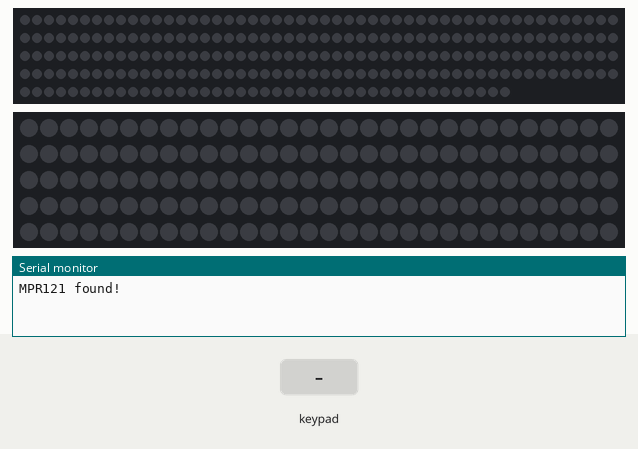
This sketch was run on a simulated Arduino Uno, built with avr-gcc and run on an emulated ATmega328P. Shown: 241 RGB LEDs in strip order, left to right, continuing on the next row, 150 RGB LEDs in strip order, left to right, continuing on the next row, the last lines printed to the serial monitor. The test bench sets the inputs (shaded band). Dim RGB values are drawn brighter than linear.

Above: at 1.2 s.
1.3 s: key '1' pressed
At 5.9 s:
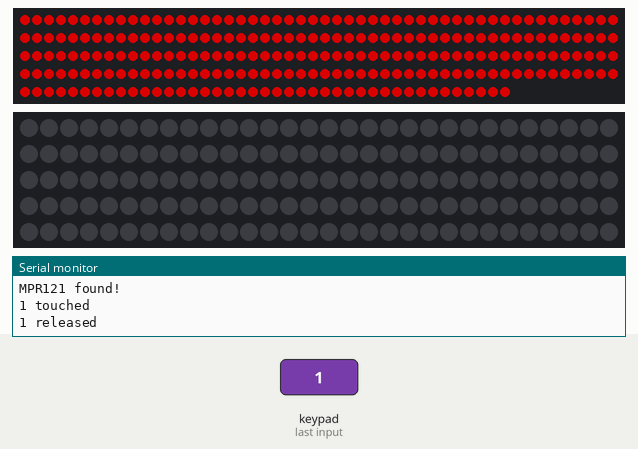
6.7 s: keypad keys 1 2 pressed 0.4 s apart
9.0 s: key 'B' pressed
12.0 s: keypad keys 1 2 A pressed 0.4 s apart
At 13.11 s:
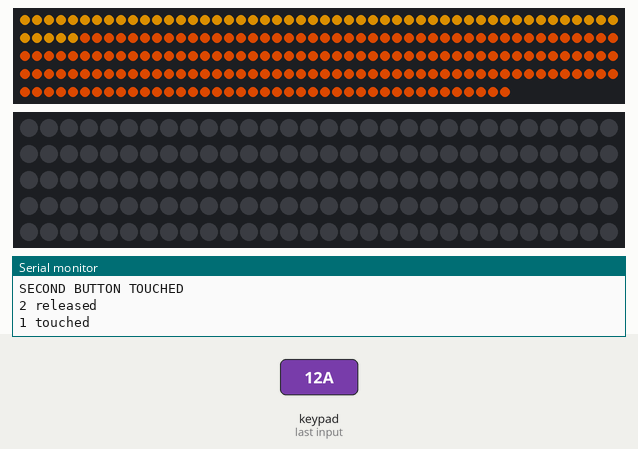
14.7 s: key '1' pressed
At 21.4 s:
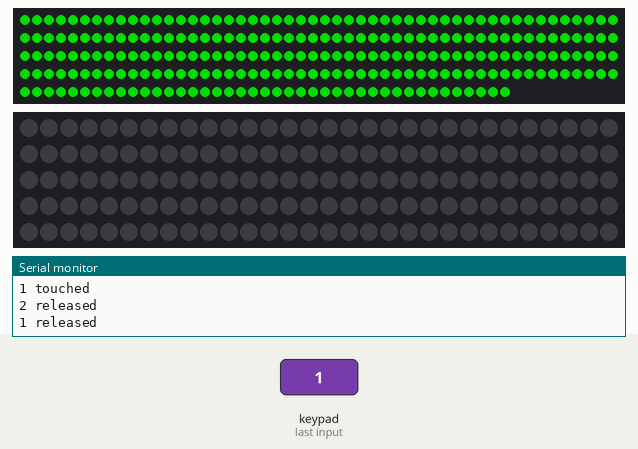
Timing chart, 0 to 21.7 s (numbered marks = the images above; inputs shaded):
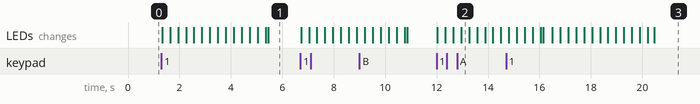

The sketch:

callitaday.ino
```cpp
/*  These sensors use I2C communicate, at least 2 pins are required to interface*/
#include <Adafruit_NeoPixel.h>
#ifdef __AVR__
#include <avr/power.h> // Required for 16 MHz Adafruit Trinket
#endif

#define PIXEL_PIN    9  // Digital IO pin connected to the NeoPixels.
#define PIXEL_PIN_2  7  // Digital IO pin connected to the NeoPixels.

#define PIXEL_COUNT_TALL 241 // Number of NeoPixels
#define PIXEL_COUNT_SHORT 150 // CHANGE

Adafruit_NeoPixel strip(PIXEL_COUNT_TALL, PIXEL_PIN, NEO_GRBW + NEO_KHZ800);// This declares the name of the led strip
Adafruit_NeoPixel strip2(PIXEL_COUNT_SHORT, PIXEL_PIN_2, NEO_GRBW + NEO_KHZ800) ;

int     mode     = 0;    // Different modes happen when the button is pushed
//////////////////////////////////////////////////////////////END OF BUTTON DECLARATIONS////////////////////////////////////////////////

#include <Wire.h>
#include "Adafruit_MPR121.h" //downloaded from Tools>Manage Libraries

#ifndef _BV
#define _BV(bit) (1 << (bit))
#endif


#ifndef _BV2
#define _BV2(bit)  (11 << (bit))
#endif

// You can have up to 4 on one i2c bus but one is enough for testing!
Adafruit_MPR121 cap = Adafruit_MPR121();/////Set up for touch sensor, same and Pin Input declaration
Adafruit_MPR121 cap2 = Adafruit_MPR121();

// Keeps track of the last pins touched
// so we know when buttons are 'released'
uint16_t lasttouched = 0;
uint16_t lasttouched2 = 0;

uint16_t currtouched = 0;
uint16_t currtouched2 = 0;
boolean newState;
 int releasedWaitingForTouch = 0;

void setup() {
  strip.begin(); // Initialize NeoPixel strip object (REQUIRED)
  strip2.begin();
  strip.show();  // Initialize all pixels to 'off'
  strip2.show();

  Serial.begin(9600);

//  cap.setThresholds(12, 6); //use begin(); to get it out
  // Default address is 0x5A, if tied to 3.3V its 0x5B
  // If tied to SDA its 0x5C and if SCL then 0x5D
  if (!cap.begin(0x5A)) { ///cap.begin(0x5A);
    ////   if (!cap.begin(0x5A)) {
    Serial.println("MPR121 not found, check wiring?");
    while (1);
  }
  Serial.println("MPR121 found!");
}

void loop() {
  // Get the currently touched pads
  currtouched = cap.touched();
  currtouched2 = cap2.touched();

  strip.setBrightness(145);
  strip2.setBrightness(145);
  uint8_t padnumber = 1;
  uint8_t padnumber2 = 11;

  for (uint8_t i = 0; i < 12; i++) {
    // it if *is* touched and *wasnt* touched before, alert!
    if ((currtouched & _BV(i)) && !(lasttouched & _BV(i)) ) {
      Serial.print(i); Serial.println(" touched");
    }
    // if it *was* touched and now *isnt*, alert!
    if (!(currtouched & _BV(i)) && (lasttouched & _BV(i)) ) {
      Serial.print(i); Serial.println(" released");
    }
  }

if ((currtouched2 & _BV2(padnumber2))  &&  !(lasttouched2 & _BV2(padnumber2)) )
{
  Serial.println("SECOND BUTTON TOUCHED");
}


  if  ((currtouched & _BV(padnumber)) && !(lasttouched & _BV(padnumber)) )
  {
    // Short delay to debounce button.
    delay(20);///was 20

      if (++mode > 9) mode = 0; // Advance to next mode, wrap around after #8
      switch (mode) {          // Start the new animation...
        case 0:
          /// newState = HIGH;
          colorWipe(strip.Color(  255,   255,   255), 5);    // White
          break;

        case 1:
          colorWipe(strip.Color(255,   0,   0), 5); // Red
                          break;
        case 2:
          colorWipe(strip.Color(255,   85,   0), 5); // Orange
          break;
        case 3:
          colorWipe(strip.Color(255,   165,   0), 5); // Yellow
          break;
        case 4:
          colorWipe(strip.Color(0,   255,   0), 5); // Green
          break;
        case 5:
          colorWipe(strip.Color(0,   170,   85), 5); // BlueGreen
          break;
        case 6:
          colorWipe(strip.Color(  0,   0,   255), 5); // Blue
          break;
        case 7:
          colorWipe(strip.Color(  85,   0,   170), 5); // Purple
          break;
        case 8:
          colorWipe(strip.Color(  170,   0,   85), 5); // Magenta
          break;
        case 9:
        boolean nottouched = true;
          rainbow(1);

          while (nottouched == true){

          for (long firstPixelHue = 0; firstPixelHue < 1 * 65536; firstPixelHue += 350) {   ///750 was 256 and 3
        for (int i = 0; i < strip.numPixels(); i++) { // For each pixel in strip...
        int pixelHue = firstPixelHue + (i * 65536L / strip.numPixels());///L equals the value passed above by pixel hue
        strip.setPixelColor(i, strip.gamma32(strip.ColorHSV(pixelHue)));
       }
      strip.show(); // Update strip with new contents
      delay(10);  // Pause for a moment

          if (cap.touched() & (1<<4) )
        { Serial.println("FARRT");
        nottouched = false;
       break;
        }

                   }

    }


      }
    }


  // reset our state
  lasttouched = currtouched;

  // comment out "return;" to look like "//return;" get detailed data from the sensor!//////////////////////////////SERIAL MONITOR PRINTOUT CODE/////////////////////////
  return;

  // debugging info, what
  Serial.print("\t\t\t\t\t\t\t\t\t\t\t\t\t 0x"); Serial.println(cap.touched(), HEX);
  Serial.print("Filt: ");
  for (uint8_t i = 0; i < 12; i++) {
    Serial.print(cap.filteredData(i)); Serial.print("\t");
  }
  Serial.println();
  Serial.print("Base: ");
  for (uint8_t i = 0; i < 12; i++) {
    Serial.print(cap.baselineData(i)); Serial.print("\t");
  }
  Serial.println();

  // put a delay so it isn't overwhelming
  delay(100);
}


// Fill strip pixels one after another with a color. Strip is NOT cleared
// first; anything there will be covered pixel by pixel. Pass in color
// (as a single 'packed' 32-bit value, which you can get by calling
// strip.Color(red, green, blue) as shown in the loop() function above),
// and a delay time (in milliseconds) between pixels.
void colorWipe(uint32_t color, int wait) {
  for (int i = 0; i < strip.numPixels(); i++) { // For each pixel in strip...
    strip.setPixelColor(i, color);         //  Set pixel's color (in RAM)
    strip.show();                          //  Update strip to match
    delay(wait);                           //  Pause for a moment
  }
}

// Rainbow cycle along whole strip. Pass delay time (in ms) between frames.
void rainbow(int wait) {
  // Hue of first pixel runs 3 complete loops through the color wheel.
  // Color wheel has a range of 65536 but it's OK if we roll over, so
  // just count from 0 to 3*65536. Adding 256 to firstPixelHue each time
  // means we'll make 3*65536/256 = 768 passes through this outer loop:

    for (long firstPixelHue = 0; firstPixelHue < 5 * 65536; firstPixelHue += 750) {   ///750 was 256 and 3
        for (int i = 0; i < strip.numPixels(); i++) { // For each pixel in strip...
        // Offset pixel hue by an amount to make one full revolution of the
        // color wheel (range of 65536) along the length of the strip
        // (strip.numPixels() steps):
        int pixelHue = firstPixelHue + (i * 65536L / strip.numPixels());///L equals the value passed above by pixel hue
        // strip.ColorHSV() can take 1 or 3 arguments: a hue (0 to 65535) or
        // optionally add saturation and value (brightness) (each 0 to 255).
        // Here we're using just the single-argument hue variant. The result
        // is passed through strip.gamma32() to provide 'truer' colors
        // before assigning to each pixel:
        strip.setPixelColor(i, strip.gamma32(strip.ColorHSV(pixelHue)));
       }

      strip.show(); // Update strip with new contents
      delay(wait);  // Pause for a moment
                   } }
```

Measured:
- after the input at 1.3 s, the LEDs: first change at once (image 1 shows a later state)
- after the input at 12.0 s, the LEDs: first change at once (image 2 shows a later state)
- after the input at 14.7 s, the LEDs: first differ from a run without the input after 1.8 s (image 3 shows a later state)
